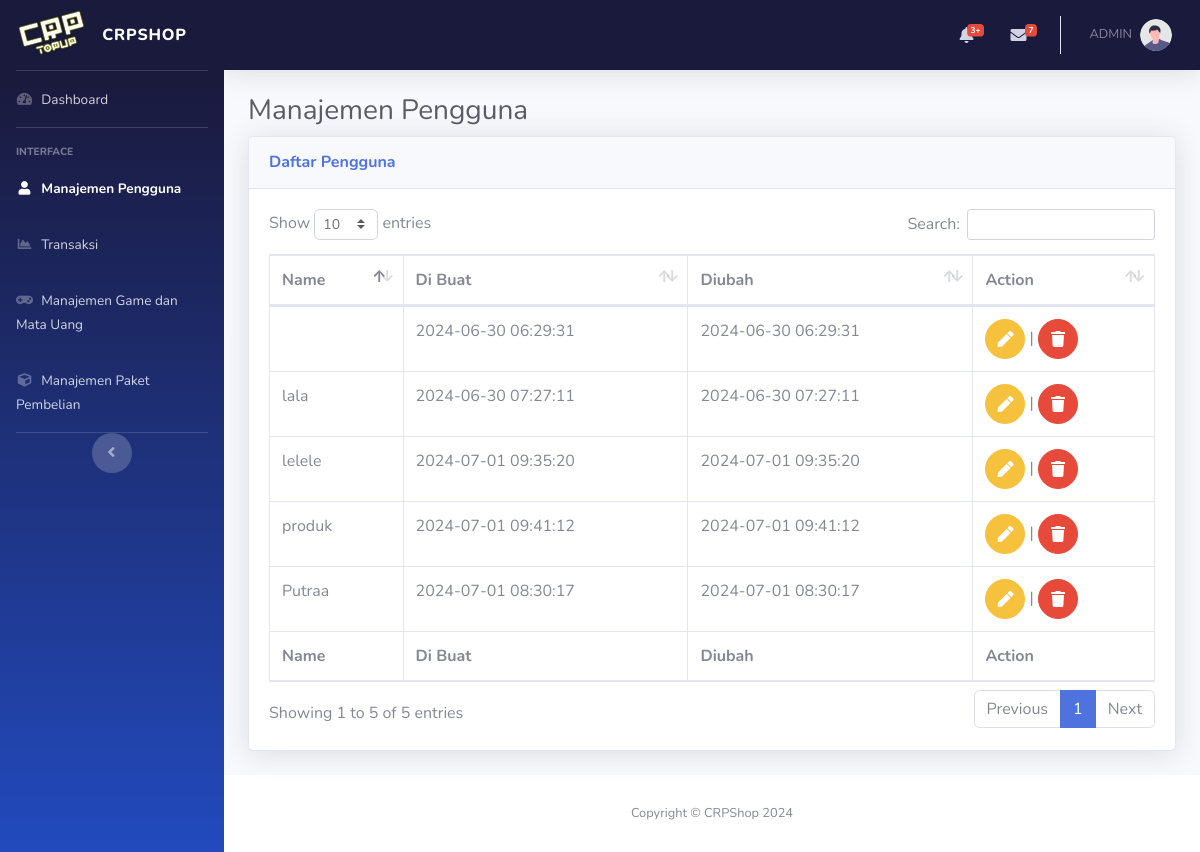
Page /admin/user-config.php on the earlier database version.
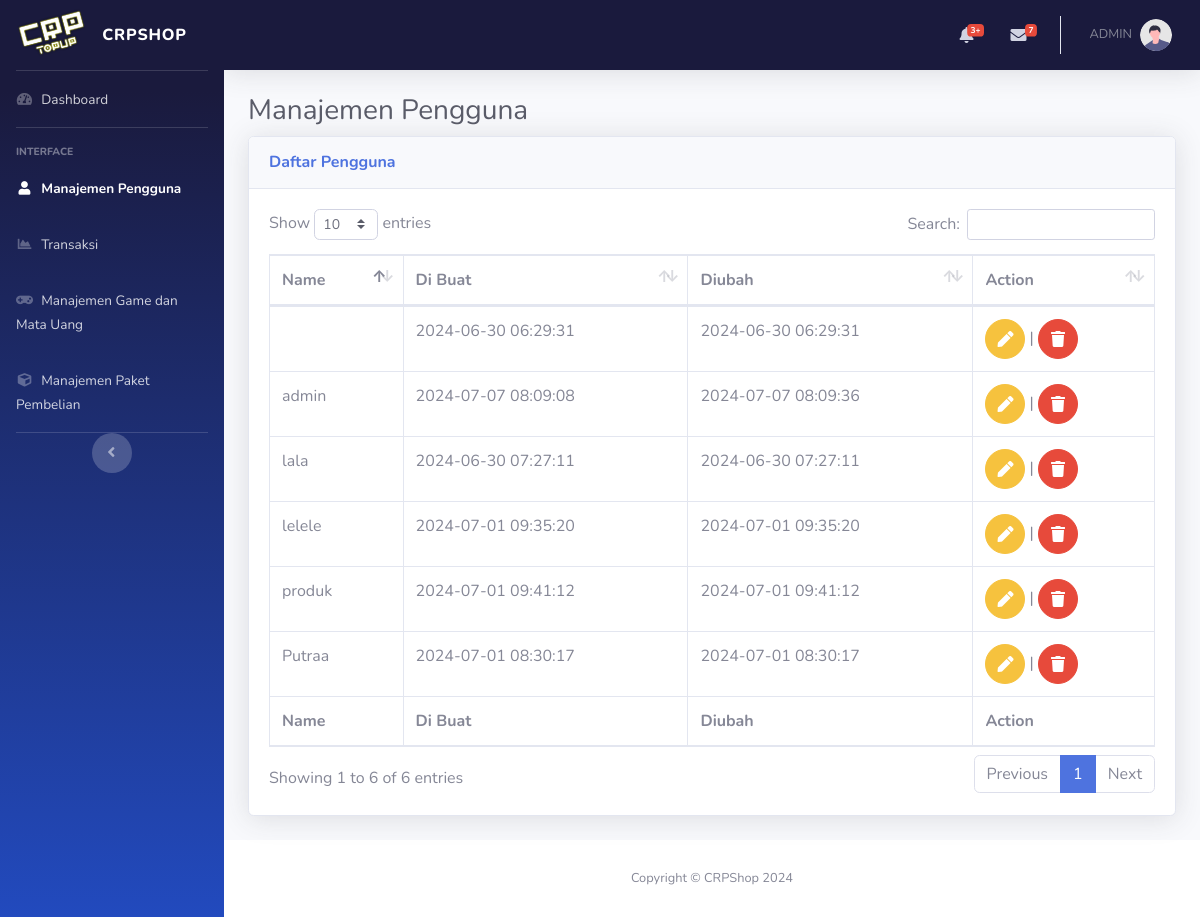
Same page on the later database version.
### tables this page shows
CREATE TABLE `users` (
  `id` int(11) NOT NULL,
  `name` varchar(100) NOT NULL,
  `username` varchar(100) NOT NULL,
  `email` varchar(255) NOT NULL,
  `password` varchar(100) NOT NULL,
  `role` enum('user','admin') NOT NULL DEFAULT 'user',
  `created_at` timestamp NOT NULL DEFAULT current_timestamp(),
  `updated_at` timestamp NOT NULL DEFAULT current_timestamp() ON UPDATE current_timestamp()
);

### admin/user-config.php (the view, shortened to what this page needs)
<!DOCTYPE html>
<html lang="en">
<head>
    <link href="vendor/fontawesome-free/css/all.min.css" rel="stylesheet" type="text/css">
    <link href="css/sb-admin-2.min.css" rel="stylesheet">
    <link href="vendor/datatables/dataTables.bootstrap4.min.css" rel="stylesheet">
</head>
<body id="page-top">
    <div id="wrapper">
        <?php
        include './component/sidebar.php';
        ?>
        <div id="content-wrapper" class="d-flex flex-column">
            <div id="content">
                <?php
                include "./component/topbar.php"; ?>
                <div class="container-fluid">
                    <h1 class="h3 mb-2 text-gray-800">Manajemen Pengguna</h1>
                    <div class="card shadow mb-4">
                        <div class="card-header py-3">
                            <h6 class="m-0 font-weight-bold text-primary">Daftar Pengguna</h6>
                        </div>
                        <div class="card-body">
                            <div class="table-responsive">
                                <?php
                                include '../koneksi.php';
                                $sql = "SELECT id,name,username,created_at,updated_at FROM users";
                                $result = $koneksi->query($sql);
                                ?>
                                <table class="table table-bordered" id="dataTable" width="100%" cellspacing="0">
                                    <thead>
                                        <tr>
                                            <th>Name</th>
                                            <th>Di Buat</th>
                                            <th>Diubah</th>
                                            <th>Action</th>
                                        </tr>
                                    </thead>
                                    <tfoot>
                                        <tr>
                                            <th>Name</th>
                                            <th>Di Buat</th>
                                            <th>Diubah</th>
                                            <th>Action</th>
                                        </tr>
                                    </tfoot>
                                    <tbody>
                                        <?php
                                        if ($result->num_rows > 0) {
                                            while ($row = $result->fetch_assoc()) {
                                                echo "<tr>";
                                                echo "<td>" . $row['name'] . "</td>";
                                                echo "<td>" . $row['created_at'] . "</td>";
                                                echo "<td>" . $row['updated_at'] . "</td>";
                                                echo '<td><a href="edit_user.php?id=' . $row['id'] . '" class="btn btn-warning btn-circle"><i class="fas fa-pen"></i></a> | <a href="#" class="btn btn-danger btn-circle" data-toggle="modal" data-target="#hapusModal" data-id="' . $row['id'] . '"><i class="fas fa-trash"></i></a></td>';
                                                echo "</tr>";
                                            }
                                        } else {
                                            echo "<tr><td colspan='4'>Tidak ada data User</td></tr>";
                                        }
                                        ?>
                                    </tbody>
                                </table>
                            </div>
                        </div>
                    </div>
                </div>
            </div>
            <?php include "./component/footer.php"; ?>
        </div>
    </div>
</body>
</html>

Differences in the rows shown:
added users: name "admin", created_at "2024-07-07 08:09:08", updated_at "2024-07-07 08:09:36"
Other differences:
text written by a page script: "Show entries Search: Showing 1 to 5 of 5 entries Previous 1 Next" → "Show entries Search: Showing 1 to 6 of 6 entries Previous 1 Next"
